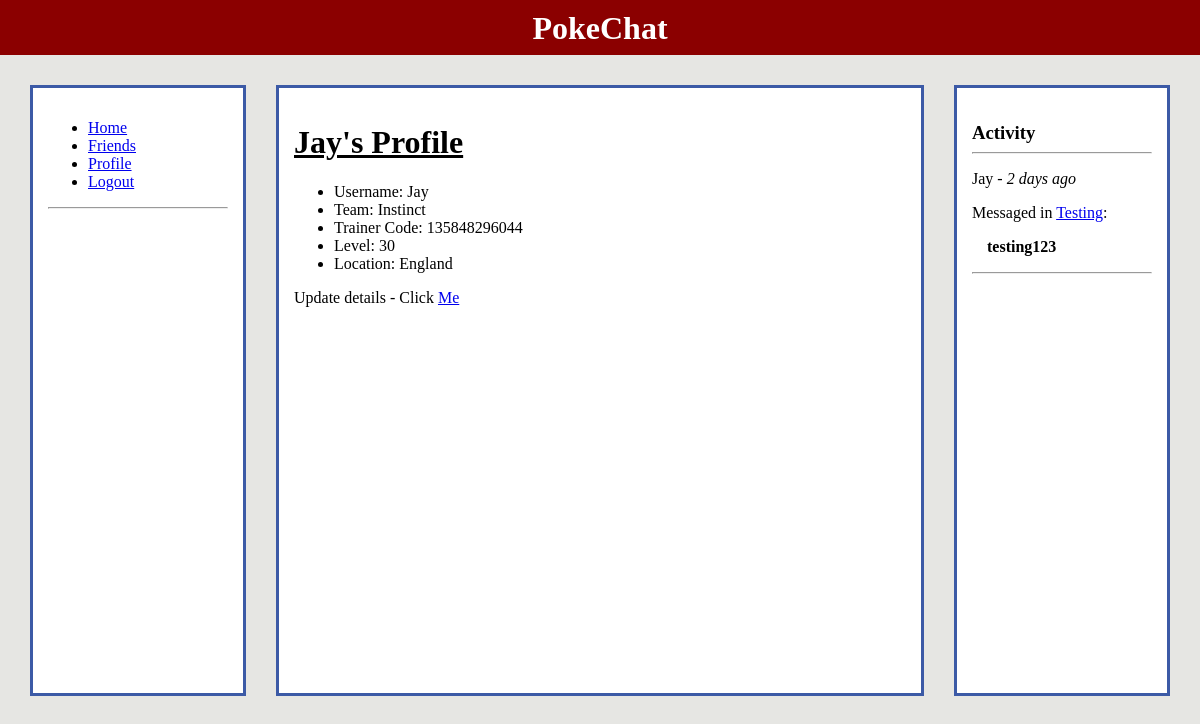
/profile/1/ (signed in), run on the app's committed database.
### register/models.py (models this page shows)
class Profile(models.Model):
    user = models.OneToOneField(User, on_delete=models.CASCADE, null=True, blank=True)
    TEAM_CHOICES = (("Valor", "Valor"),
                    ("Instinct", "Instinct"),
                    ("Mystic", "Mystic"))
    team = models.CharField(max_length=100, choices=TEAM_CHOICES, null=True, blank=True)
    trainerCode = models.IntegerField(null=True, blank = True)
    level = models.IntegerField(null=True, blank=True)
    countryOfResidence = models.CharField(max_length=200, null=True, blank=True)

### main/models.py (models this page shows)
class Message(models.Model):
    user = models.ForeignKey(User, on_delete=models.CASCADE)
    group = models.ForeignKey(Group, on_delete=models.CASCADE)
    text = models.TextField()
    updated = models.DateTimeField(auto_now=True)
    created = models.DateTimeField(auto_now_add=True)
    class Meta:
        ordering = ["-updated", "-created"]
    def __str__(self):
        return self.text[0:50]

class Group(models.Model):
    host = models.ForeignKey(User, on_delete=models.SET_NULL, null=True)
    name = models.CharField(max_length=200)
    topic = models.ForeignKey(Topic, on_delete=models.SET_NULL, null=True, blank=True)
    description = models.TextField(null=True, blank=True)
    members = models.ManyToManyField(User, related_name="members", blank=True)
    public = models.BooleanField()
    updated = models.DateTimeField(auto_now=True)
    created = models.DateTimeField(auto_now_add=True)
    class Meta:
        ordering = ["-updated", "-created"]
    def __str__(self):
        return self.name

### register/views.py (the view)
# urls.py: path("profile/<str:id>/", views.viewProfile, name="profile"),
@login_required(login_url="login")
def viewProfile(request, id):
    try:
        profile = Profile.objects.get(user_id=id)
        user = User.objects.get(id=id)
        user_messages = Message.objects.filter(user=user, group__public=True)[:10]
        context = {"details": profile, "activity": user_messages}
        return render(request, "register/profile.html", context)
    except:
        messages.error(request, "No account with this id.")
        return redirect("home")

### register/templates/register/profile.html (shortened to what this page needs)
{% extends "base.html" %}
{% block content %}
<div class="desktop">
    <div class="column">
        {% include 'sidebar.html' %}
    </div>
    <div class="column">
        <h1><u>{{ details.user.username }}'s Profile</u></h1>
        <ul>
            <li>Username: {{ details.user.username }}</li>
            <li>Team: {{ details.team }}</li>
            <li>Trainer Code: {{ details.trainerCode }}</li>
            <li>Level: {{ details.level }}</li>
            <li>Location: {{ details.countryOfResidence }}</li>
        </ul>
        {% if details.user.username == request.user.username %}
            <p>Update details - Click <a href="{% url 'update-profile' user.id %}">Me</a></p>
        {% endif %}
    </div>
    <div class="column">
        <h3 style="margin-bottom: 0px;">Activity</h3>
        <hr>
        {% for message in activity %}
            <div>
                <p>{{ message.user }} - <i>{{message.created|timesince}} ago</i><p>
                <p>Messaged in <a href="{% url 'view-group' message.group.id %}">{{ message.group }}</a>:</p>
                <p style="margin-left:15px;"><strong>{{ message }}</strong></p>
            </div>
            <hr>
        {% endfor %}
    </div>
</div>
{% endblock %}

### templates/base.html (style rules this page uses)
body { background-color: #E6E6E3; margin: 0px; }

### register/templates/register/profile.html (style rules this page uses)
.desktop { display: grid; grid-template-columns: 1fr 3fr 1fr; align-items: start; gap: 30px; margin-left: 30px; margin-right: 30px; }
.column { border: 3px #3c5aa6 solid; background-color: #FFF; padding: 15px; min-height: 575px; }

### data on the page
Profile: user.username "Jay", team "Instinct", trainerCode "135848296044", level "30", countryOfResidence "England"
Message: user "Jay", created "2 days", group "Testing", text "testing123"
